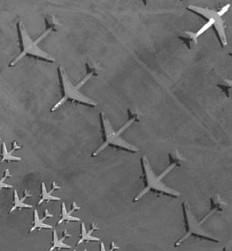
%> input picture Sandbox/MATLAB/planes1.jpg, 232 x 251 px
$ octave missing_planes_2.m   (GNU Octave 9; MATLAB toolbox functions it lacks are replaced by stand-ins)
%> lines starting %> are read from the running program, lines starting %| are printed output that depends on the picture; in (x1, y1, x2, y2) boxes, pixels count from 0 and x2, y2 are one past the last pixel; in counts of white or black regions, pixels touching at a corner belong together; the program's own positions count from 1
### Sandbox/MATLAB/find_clusters_above_threshold.m
function clusters = find_clusters_above_threshold(image, thresholdValue, neighborDistance, minimumClusterSize)
% find_clusters_above_threshold(image, thresholdValue, neighborDistance, minimumClusterSize).  Finds clusters in the given 2D image.
%
% Finds clusters in the given 2D image.  All pixels in the cluster are >= thresholdValue and <= neighborDistance
% pixel-widths away from at least one other pixel in the cluster.  Only clusters with at least minimumClusterSize
% pixels in them are returned.  The return value is a 1xN cell array, where N is the number of clusters found.  Each cell
% contains a Mx2 array of the locations (row, col) of the M pixels in the cluster.

%% Threshold the image and get a list of pixels exceed the threshold
[rows, cols] = find(image >= thresholdValue);
pixelLocations = cat(2, rows, cols);

%% Create 1-pixel cluster lists
clusterLists = cell(length(pixelLocations), 1);
for ndx = 1 : length(pixelLocations)
    clusterLists{ndx} = pixelLocations(ndx, :);
end

%% Keep comparing the pixels in clusterLists{1} with the pixels in
% clusterLists{2:end}.  If a neighbor is found, merge the list with
% clusterLists{1}.  No neighbors are found, move clusterLists{1} to
% clusters, which is the final output.
clusters = [];
while size(clusterLists, 1) > 1
    merged = false;
    for clusterNdx = 2 : size(clusterLists, 1)
        for pixelNdx = 1 : size(clusterLists{1}, 1)
            for otherPixelNdx = 1 : size(clusterLists{clusterNdx}, 1)
                pixel = clusterLists{1}(pixelNdx, :);
                otherPixel = clusterLists{clusterNdx}(otherPixelNdx, :);
                dist = sqrt( (pixel(1) - otherPixel(1))^2 + (pixel(2) - otherPixel(2))^2 );
                if dist <= (neighborDistance + eps)
                    clusterLists{1} = cat(1, clusterLists{1}, clusterLists{clusterNdx});
                    clusterLists(clusterNdx) = [];
                    merged = true;
                    break;
                end
            end
            if merged
                break;
            end
        end

        if merged
            break;
        end

    end

    if ~merged
        clusters = [clusters clusterLists(1)];
        clusterLists(1) = [];
    end

end

if size(clusterLists, 1) == 1
    clusters = [clusters clusterLists(1)];
    clusterLists(1) = [];
end

%% Eliminate clusters that are too small
for ndx = size(clusters, 2) : -1 : 1
    if size(clusters{1, ndx}, 1) < minimumClusterSize
        clusters(ndx) = [];
    end
end

### Sandbox/MATLAB/missing_planes_2.m
% Garret Lamb
clf; % clear figure
P1 = imread('planes1.jpg'); % load image as an array
%> P1 is the input picture: size 251x232 uint8; min 23, max 255, mean 106.4
figure
colormap(gray);
subplot(5,1,1);
imagesc(P1); % plot image
axis off;
title('Planes 1', 'FontWeight', 'bold');
subplot(5,1,2);
P2 = imread('planes2.jpg');
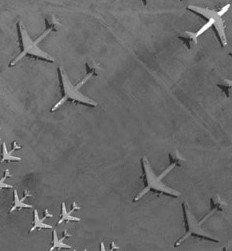
%> input picture Sandbox/MATLAB/planes2.jpg, 232 x 251 px
%> P2 is the input picture: size 251x232 uint8; min 17, max 255, mean 106.3
imagesc(P2);
axis off;
title('Planes 2', 'FontWeight', 'bold');
Diff = P1 - P2; % create image showing difference of two images
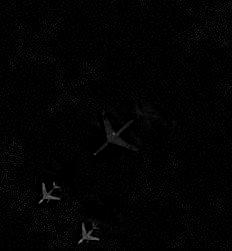
%> Diff: size 251x232 uint8; min 0, max 129, mean 2.8
subplot(5,1,3);
imagesc(Diff);
axis off;
title('Difference', 'FontWeight', 'bold');
[row, col] = find(Diff == max(Diff(:)));
%> row = 201; col = 42
hold on;
plot(42,201,'.r');
text(50,230,'max','Color','red');
BW = im2bw(Diff, .1); % create black and white image
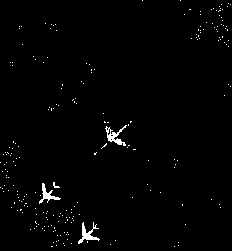
%> BW: size 251x232 logical; 1.3% white in thin lines or dots
subplot(5,1,4);
imagesc(BW);
axis off;
title('Difference > thresholdValue', 'FontWeight', 'bold');
maskluster = im2bw(Diff, .1);
num_rows = size(maskluster, 1); % set variable to number of rows
%> num_rows = 251
num_cols = size(maskluster, 2); % set variable to number of columns
%> num_cols = 232
for i = 2:1:250;
    for j = 2:1:231; % nested for loop to go through every pixel
        neighborhood = maskluster(i-1:i+1,j-1:j+1); % filter mask
       if sum(sum(neighborhood)) <= 3, maskluster(i,j) = 0; % set pixel to 0 if the sum of the neighborhood is less than or equal to 3
       end;
    end;
end;
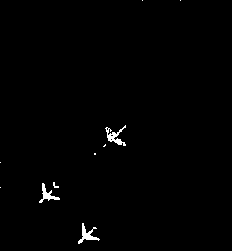
%> maskluster: size 251x232 logical; 0.81% white; 10 white regions (7 under 20 px), largest, box (x1, y1, x2, y2) and area: (105, 125, 126, 146) 157, (78, 223, 100, 244) 151, (39, 183, 60, 203) 130
subplot(5,1,5);
imagesc(maskluster);
axis off;
title('Masked and Clustered', 'FontWeight', 'Bold');
clusters = find_clusters_above_threshold(maskluster, 1, sqrt(2), 19); % find clusters, returns cells containing locations of clusters (row,col)
%> in find_clusters_above_threshold, `[rows, cols] = find(image >= thresholdValue);`: rows = 469 values from 1 to 244; cols = 469 values from 1 to 181
%> in find_clusters_above_threshold, `pixelLocations = cat(2, rows, cols);`: pixelLocations = 469 rows, first 12: [163 1; 188 1; 202 40; 203 40; 201 41; 202 41; 203 41; 200 42; 201 42; 202 42; 203 42; 184 43]
%> in find_clusters_above_threshold, `clusterLists = cell(length(pixelLocations), 1);`: clusterLists = 469 items
%> the loop in find_clusters_above_threshold, `while size(clusterLists, 1) > 1` made 468 passes
%> clusters on passes 1 to 2: {[163 1]}, {[163 1], [188 1]}
%> after the loop in find_clusters_above_threshold, `while size(clusterLists, 1) > 1`: clusterLists = {[1 181]}; clusters = 9 items
%> in find_clusters_above_threshold, `clusters = [clusters clusterLists(1)];`: clusters = 10 items
%> the loop in find_clusters_above_threshold, `for ndx = size(clusters, 2) : -1 : 1` made 10 passes
%> ndx on passes 1, 2, 3, 4, 7, 8, 9, 10: 10, 9, 8, 7, 4, 3, 2, 1
%> after the loop in find_clusters_above_threshold, `for ndx = size(clusters, 2) : -1 : 1`: clusters = 3 items
%> clusters = 3 items
cluster_1 = rectangle('Position', [40, 184, 19, 20]); % place rectangle (x,y,width,height)
set(cluster_1, 'EdgeColor', [0, 1, 0]); % make perimiter of rectangle green
cluster_2 = rectangle('Position', [79, 224, 20, 21]);
set(cluster_2, 'EdgeColor', [0, 1, 0]);
cluster_3 = rectangle('Position', [106, 129, 17, 20]);
set(cluster_3, 'EdgeColor', [0, 1, 0]);
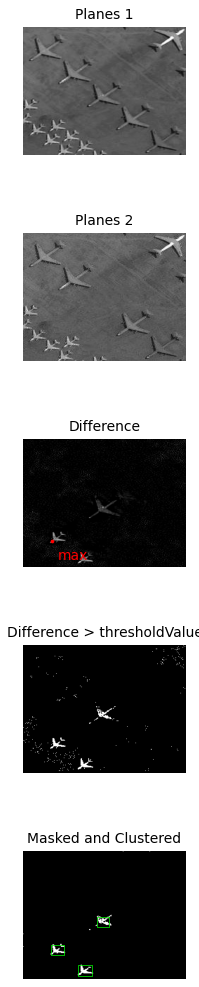
%> figure redrawn from the program's plot data, 5 panels
